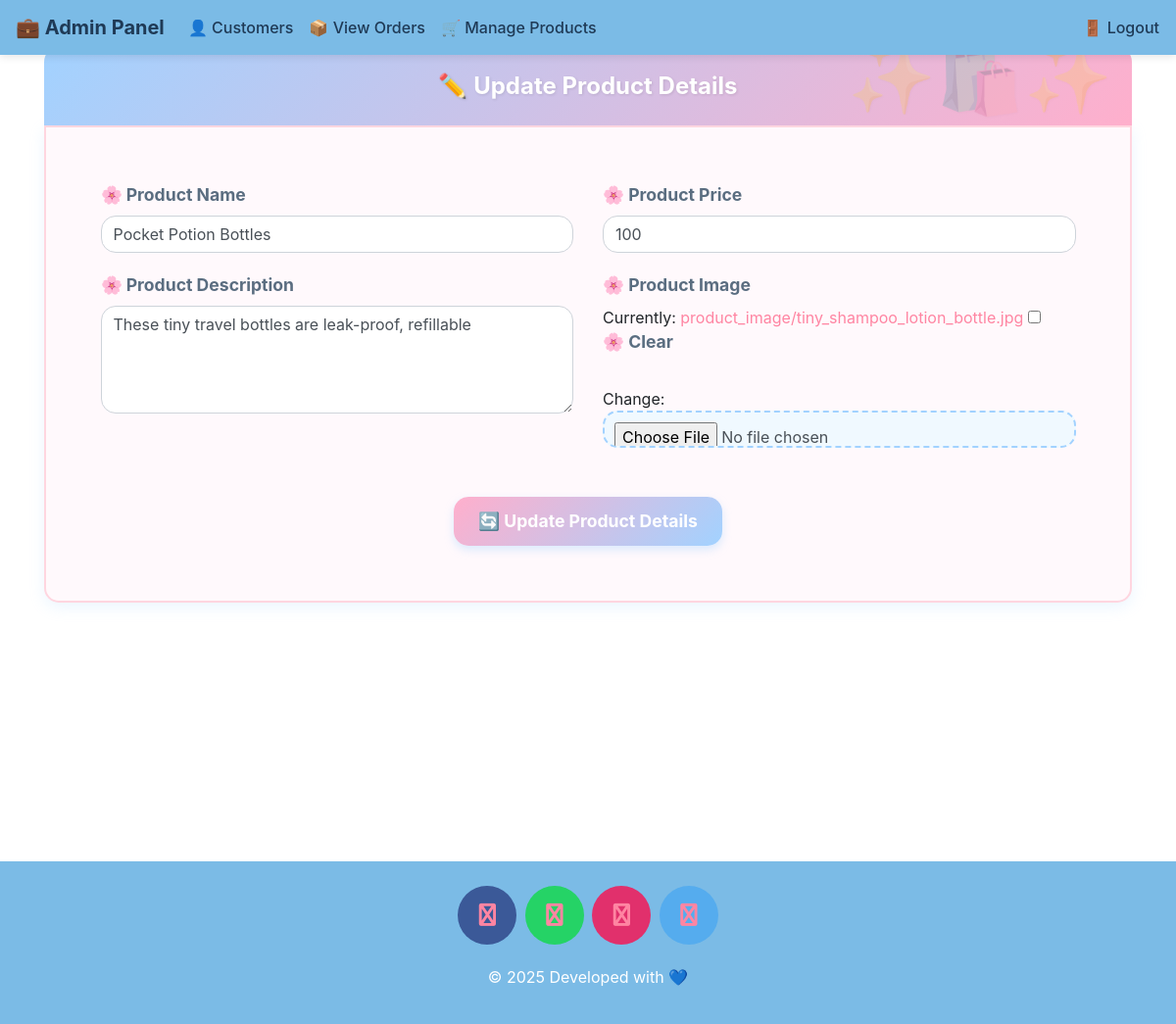
Screenshot of /update-product/2 (signed in) with the database file from the repository.
### ecom/models.py (models this page shows, shortened)
class Product(models.Model):
    CATEGORY_CHOICES = [
        ('Bottles', 'Bottles'),
        ('Clothing', 'Clothing'),
        ('Home', 'Home'),
        ('Gallery', 'Books'),
        ('Other', 'Other'),
    ]
    name=models.CharField(max_length=40)
    product_image= models.ImageField(upload_to='product_image/',null=True,blank=True)
    price = models.PositiveIntegerField()
    description = models.TextField()  # ✅ allows long text
    category = models.CharField(max_length=50, choices=CATEGORY_CHOICES, default='Other')
    is_available = models.BooleanField(default=True, verbose_name="Available for purchase")
    stock_count = models.PositiveIntegerField(default=0, verbose_name="Quantity in stock")
    low_stock_threshold = models.PositiveIntegerField(
        default=10,
        verbose_name="Low stock alert threshold"
    )
    created_at = models.DateTimeField(auto_now_add=True)
    updated_at = models.DateTimeField(auto_now=True)

### ecom/views.py (the view)
# urls.py: path('update-product/<int:pk>', views.update_product_view,name='update-product'),
@login_required(login_url='adminlogin')
def update_product_view(request,pk):
    product=models.Product.objects.get(id=pk)
    productForm=forms.ProductForm(instance=product)
    if request.method=='POST':
        productForm=forms.ProductForm(request.POST,request.FILES,instance=product)
        if productForm.is_valid():
            productForm.save()
            return redirect('admin-products')
    return render(request,'ecom/admin_update_product.html',{'productForm':productForm})

### ecom/forms.py
class ProductForm(forms.ModelForm):
    class Meta:
        model=models.Product
        fields=['name','price','description','product_image']

### ecom/context_processors.py (called while the page is built)
def cart_count(request):
    count = 0
    if 'cart_data' in request.COOKIES:
        try:
            cart_data = json.loads(request.COOKIES['cart_data'])
            count = sum(int(qty) for qty in cart_data.values())
        except (json.JSONDecodeError, ValueError):
            count = 0
    elif 'product_ids' in request.COOKIES:
        product_ids = request.COOKIES['product_ids']
        if product_ids:
            count = len(product_ids.split('|'))
    return {'cart_count': count}

### templates/ecom/admin_update_product.html (shortened to what this page needs)
{% extends 'ecom/admin_base.html' %}
{% load widget_tweaks %}
{% block content %}
<head>
  <link href="//maxcdn.bootstrapcdn.com/bootstrap/4.1.1/css/bootstrap.min.css" rel="stylesheet" id="bootstrap-css">
  <link rel="stylesheet" href="https://cdnjs.cloudflare.com/ajax/libs/font-awesome/6.0.0/css/all.min.css">
</head>
<br><br>
<form method="post" enctype="multipart/form-data">
  <div class="container register-form">
    <div class="form">
      <div class="note">
        <p>Update Product Details</p>
      </div>
      <div class="form-content">
        <div class="row">
          <div class="col-md-6">
            <div class="form-group">
              <label>Product Name</label>
              {% render_field productForm.name class="form-control" placeholder="🍬 Product Name" %}
            </div>
            <div class="form-group">
              <label>Product Description</label>
              {% render_field productForm.description class="form-control" placeholder="📝 Description" rows="4" %}
            </div>
          </div>
          <div class="col-md-6">
            <div class="form-group">
              <label>Product Price</label>
              {% render_field productForm.price class="form-control" placeholder="💰 Price" %}
            </div>
            <div class="form-group">
              <label>Product Image</label>
              {% render_field productForm.product_image class="form-control" %}
            </div>
          </div>
        </div>
        <button type="submit" class="btnSubmit">Update Product Details</button>
      </div>
    </div>
  </div>
</form>
{% endblock content %}

### templates/ecom/admin_base.html (style rules this page uses)
:root { --pastel-blue: #a8d8ff; --pastel-blue-dark: #7bbbe6; --text-dark: #1f3a56; }
body { background-color: var(--pastel-blue); font-family: 'Segoe UI', sans-serif; color: var(--text-dark); }
p { text-align: center; }

### templates/ecom/admin_update_product.html (style rules this page uses)
body { background-color: #faf5ff; font-family: 'Comic Sans MS', cursive, sans-serif; }
a:link { text-decoration: none; color: #ff85a2; }
.note { text-align: center; height: 80px; background: linear-gradient(135deg, #a2d2ff 0%, #ffafcc 100%); color: white; font-weight: bold; line-height: 80px; border-radius: 15px 15px 0 0; font-size: 1.5em; text-shadow: 1px 1px 3px rgba(0,0,0,0.1); position: relative; overflow: hidden; }
.note:before { content: "✨🛍️✨"; position: absolute; opacity: 0.2; font-size: 3em; right: 20px; top: -10px; }
.note p:before { content: "✏️ "; }
.form-content { padding: 5%; border: 2px solid #ffd6e0; margin-bottom: 2%; border-radius: 0 0 15px 15px; background-color: #fff9fc; box-shadow: 0 5px 15px rgba(162, 210, 255, 0.2); }
.form-control { border-radius: 15px !important; border: 2px solid #c1e3ff; padding: 15px; margin-bottom: 20px; transition: all 0.3s ease; background-color: #fff; }
.btnSubmit { border: none; border-radius: 15px; padding: 12px 25px; cursor: pointer; background: linear-gradient(135deg, #ffafcc 0%, #a2d2ff 100%); color: white; font-weight: bold; font-size: 1.1em; transition: all 0.3s ease; display: block; margin: 30px auto 0; box-shadow: 0 4px 10px rgba(162, 210, 255, 0.4); width: auto; min-width: 250px; }
.btnSubmit:before { content: "🔄 "; }
.form-group label { color: #5a6d80; margin-bottom: 8px; display: block; font-weight: bold; font-size: 1.1em; }
.form-group label:before { content: "🌸 "; color: #ff85a2; }
.row { margin: 0 -15px; }
.col-md-6 { padding: 0 15px; }
input[type="file"] { padding: 10px; background: #f0f9ff; border-radius: 15px; border: 2px dashed #a2d2ff; }

### rows the page displays
Product: name "Pocket Potion Bottles", description "These tiny travel bottles are leak-proof, refillable", price "100"
